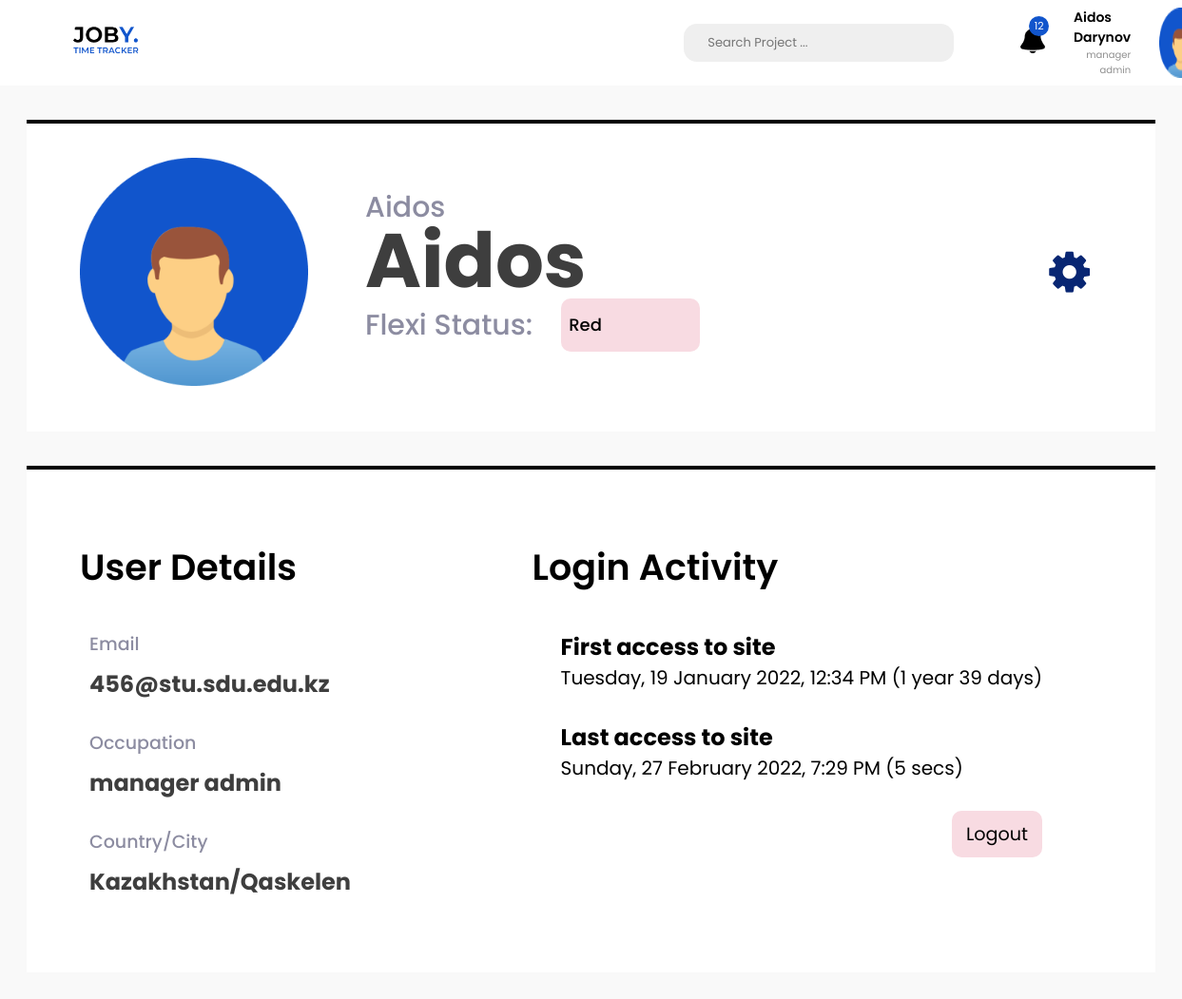
Page /profile (signed in) on the committed database.
### models.py (models this page shows, shortened)
class Employee(db.Model, UserMixin):
    id = db.Column(db.Integer(), primary_key=True)
    login_id = db.Column(db.String(10), unique=True, nullable=True)
    name = db.Column(db.String(100), nullable=False)
    surname = db.Column(db.String(100), nullable=False)
    profession = db.Column(db.String(30), nullable=False)
    password = db.Column(db.String(40), nullable=False)
    flex_status = db.relationship('FlexStatus', backref='flex_status')

### views.py (the view)
@app.route('/profile', methods=['POST', 'GET'])
@login_required
def profile_page():
    user = current_user
    flx = FlexStatus.query.order_by(desc(FlexStatus.enterTime)).filter_by(
        employee_id=current_user.id).first().get_status()
    return render_template('profile.html', user=user, flex=flx)

### models.py (called while the page is built)
@login_manager.user_loader
def load_user(user_id):
    return Employee.query.get(user_id)

    def get_status(self):
        tmp = self.exitTime - self.enterTime
        return tmp.seconds

### templates/profile.html (shortened to what this page needs)
<!DOCTYPE html>
<html lang="en">
<head>
 <link rel="stylesheet" href="../static/styles/profile_style.css">
 <link rel="stylesheet" href="https://cdnjs.cloudflare.com/ajax/libs/font-awesome/4.7.0/css/font-awesome.min.css">
</head>
<body>
 <nav>
  <a href="/home" class="logo_container">
   <img src="static/images/logo.png" alt="logo">
  </a>
  <div class="search">
   Search Project ...
  </div>
  <div class="notifications">
   <img src="static/images/bell.png" alt="">
   <div class="notification_numb">12</div>
  </div>
  <div class="profile_info">
   <div class="name_profession">
    <div class="name_surname">{{ user.name }} {{ user.surname }}</div>
    <div class="profession">{{ user.profession }}</div>
   </div>
   <img src="static/images/profile_photo.png" alt="" class="profile_photo">
  </div>
 </nav>
 <section class="main_content">
  <section class="profile_general_info">
   <div class="big_profile_info">
    <img src="static/images/big_profile_photo.png" alt="" class="big_profile_photo">
    <div class="profile_name">
     <div class="header">{{ user.name.capitalize() }}</div>
     <div class="name">{{user.name }}</div>
     <div class="header flexi">Flexi Status:
         {% if flex >= 126000 %}
        <div class="flexi_status w_card">Green</div>
        {% else %}
        <div class="flexi_status wo_card">Red</div>
        {% endif %}
     </div>
    </div>
   </div>
   <i class="fa fa-gear"></i>
  </section>
  <section class="profile_general_info second">
   <div class="user_details">
    <h1>User Details</h1>
    <div class="gray">Email</div>
    <div class="bold">{{user.login_id}}@stu.sdu.edu.kz</div>
    <div class="gray">Occupation</div>
    <div class="bold">{{user.profession}}</div>
    <div class="gray">Country/City</div>
    <div class="bold">Kazakhstan/Qaskelen</div>
   </div>
   <div class="login_activity">
    <h1>Login Activity</h1>
    <div class="bold">First access to site</div>
    <div class="txt">Tuesday, 19 January 2022, 12:34 PM (1 year 39 days)</div>
    <div class="bold">Last access to site</div>
    <div class="txt">Sunday, 27 February 2022, 7:29 PM (5 secs)</div>
    <div class="logout"><a href="/logout">Logout</a></div>
   </div>
  </section>
 </section>
</body>
</html>

### static/styles/profile_style.css (style rules this page uses)
body { margin: 0; padding: 0; font-family: Poppins; background-color: #f9f9f9; padding-bottom: 200px; }
nav { height: 90px; background-color: #fff; display: flex; align-items: center; padding-left: 70px; }
.logo_container img { height: auto; width: 100%; max-width: 128px !important; }
.search { width: 408px; height: 40px; background-color: #efefef; border-radius: 14px; display: flex; align-items: center; color: #757575; padding-left: 25px; font-size: 13px; margin-left: 35.5rem; }
.notifications { position: relative; margin-right: 1.8rem; margin-left: 4.3rem; }
.notification_numb { background-color: #1155CC; width: 21px; height: 21px; color: #fff; border-radius: 15px; font-size: 11px; box-sizing: border-box; display: flex; align-items: center; justify-content: center; position: absolute; left: 10px; top: -11px; }
.profile_info { display: flex; cursor: pointer; }
.profile_photo { width: 100%; height: auto; max-width: 46px; }
.name_surname { font-weight: 600; font-size: 14px; }
.profession { color: #8f8f8f; font-size: 10px; text-align: right; }
.name_profession { margin-right: 30px; }
.profile_general_info { padding: 36px 69px 48px 56px; margin: 36px 28px 0 28px; background-color: #fff; border-top: 4px solid #000000; justify-content: space-between; }
.profile_name .header { font-weight: 500; font-size: 30px; line-height: 32px; color: #8C8CA1; }
.profile_name .name { font-weight: 700; font-size: 80px; line-height: 80px; color: #3E3E3E; }
.big_profile_info, .profile_general_info, .flexi { display: flex; align-items: center; }
.big_profile_info .big_profile_photo { width: 100%; height: auto; max-width: 240px; margin-right: 60px; }
.flexi_status { padding: 12px 8px; border-radius: 10px; font-size: large; margin-left: 30px; color: #000; }
.wo_card { background: rgba(204, 17, 62, 0.15); width: 130px; }
.fa-gear { font-size: 50px !important; color: #082673; cursor: pointer; }
.user_details h1, .login_activity h1 { font-weight: 600; font-size: 38px; }
.user_details .gray { font-weight: 500; font-size: 19px; color: #8C8CA1; margin-bottom: 10px; margin-left: 10px; }
.user_details .bold { font-weight: 700; font-size: 24px; color: #3E3E3E; margin-bottom: 30px; margin-left: 10px; }
.second { align-items: flex-start; }
.login_activity { margin-right: 50px; }
.login_activity .bold { font-weight: 700; font-size: 24px; margin-left: 30px; }
.login_activity .txt { font-weight: 400; font-size: 20px; margin-bottom: 30px; margin-left: 30px; }
.logout a { float: right; padding: 10px 15px; border-radius: 10px; background-color: rgba(204, 17, 62, 0.15); text-decoration: none; color: #000; font-size: larger; }

### rows in the picture
Employee: name "Aidos", surname "Darynov", profession "manager admin", login_id "456"
